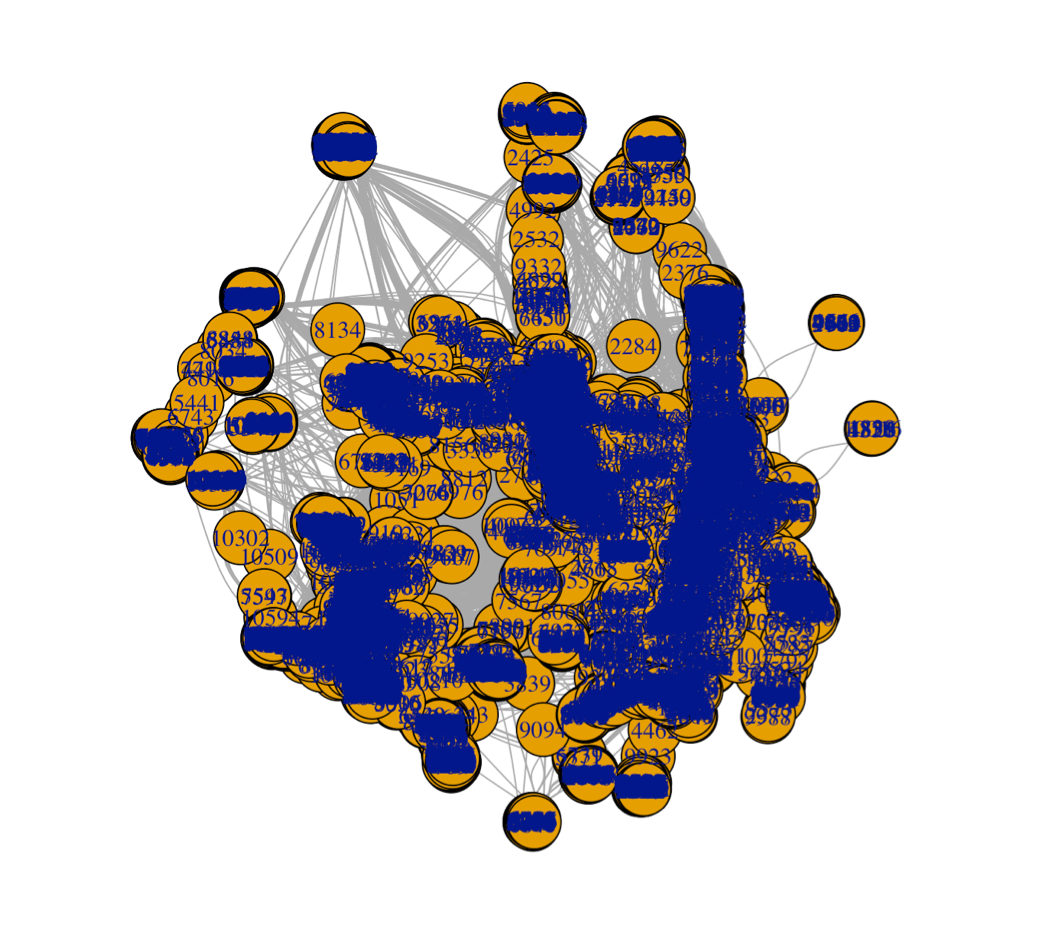

Source code (R):
install.packages("igraph")
library(igraph)

links <- read.csv("/Users/beibei/Desktop/oregon1_adj.csv", header=T)
net <- graph_from_data_frame(d=links, directed=F)

plot(net)
